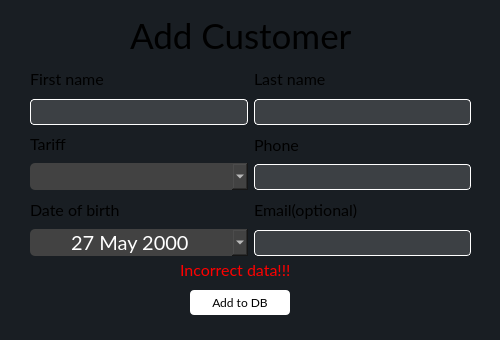
<?xml version="1.0" encoding="UTF-8"?>
<ui version="4.0">
 <class>InsertCustomerDialog</class>
 <widget class="QDialog" name="InsertCustomerDialog">
  <property name="geometry">
   <rect>
    <x>0</x>
    <y>0</y>
    <width>500</width>
    <height>340</height>
   </rect>
  </property>
  <property name="windowTitle">
   <string>Dialog</string>
  </property>
  <property name="styleSheet">
   <string notr="true">background-color:rgb(25, 30, 35);
font-family:Lato, Consolas;</string>
  </property>
  <property name="modal">
   <bool>true</bool>
  </property>
  <widget class="QLabel" name="header_label">
   <property name="geometry">
    <rect>
     <x>130</x>
     <y>10</y>
     <width>240</width>
     <height>50</height>
    </rect>
   </property>
   <property name="font">
    <font>
     <family>Lato</family>
     <pointsize>26</pointsize>
    </font>
   </property>
   <property name="text">
    <string>Add Customer</string>
   </property>
  </widget>
  <widget class="QPushButton" name="confirm_addition">
   <property name="geometry">
    <rect>
     <x>190</x>
     <y>290</y>
     <width>100</width>
     <height>25</height>
    </rect>
   </property>
   <property name="styleSheet">
    <string notr="true">QPushButton{
color:black;
background-color:white;
border:none;
border-radius:4px;
}
QPushButton:hover{
	background-color:rgb(200, 200, 200);
}</string>
   </property>
   <property name="text">
    <string>Add to DB</string>
   </property>
  </widget>
  <widget class="QLabel" name="incorrect_data_label">
   <property name="geometry">
    <rect>
     <x>180</x>
     <y>260</y>
     <width>121</width>
     <height>19</height>
    </rect>
   </property>
   <property name="styleSheet">
    <string notr="true">color:red;
font-family:Lato, Consolas;
font-size:16px;
background-color:transparent;
</string>
   </property>
   <property name="text">
    <string>Incorrect data!!!</string>
   </property>
  </widget>
  <widget class="QWidget" name="layoutWidget">
   <property name="geometry">
    <rect>
     <x>30</x>
     <y>65</y>
     <width>441</width>
     <height>191</height>
    </rect>
   </property>
   <layout class="QGridLayout" name="gridLayout">
    <item row="0" column="0">
     <layout class="QVBoxLayout" name="verticalLayout_4">
      <item>
       <widget class="QLabel" name="fname_label">
        <property name="font">
         <font>
          <family>Lato</family>
          <pointsize>12</pointsize>
         </font>
        </property>
        <property name="text">
         <string>First name</string>
        </property>
       </widget>
      </item>
      <item>
       <widget class="QLineEdit" name="first_name_lineEdit">
        <property name="styleSheet">
         <string notr="true">background-color:rgba(200, 200, 200, 0.2);
color:white;
font-family:Lato, Consolas;
font-size:18px;
border-radius:4px;
border:1px solid white;</string>
        </property>
       </widget>
      </item>
     </layout>
    </item>
    <item row="0" column="1">
     <layout class="QVBoxLayout" name="verticalLayout_3">
      <item>
       <widget class="QLabel" name="lname_label">
        <property name="font">
         <font>
          <family>Lato</family>
          <pointsize>12</pointsize>
         </font>
        </property>
        <property name="text">
         <string>Last name</string>
        </property>
       </widget>
      </item>
      <item>
       <widget class="QLineEdit" name="last_name_lineEdit">
        <property name="styleSheet">
         <string notr="true">background-color:rgba(200, 200, 200, 0.2);
color:white;
font-family:Lato, Consolas;
font-size:18px;
border-radius:4px;
border:1px solid white;</string>
        </property>
       </widget>
      </item>
     </layout>
    </item>
    <item row="1" column="0">
     <layout class="QVBoxLayout" name="verticalLayout_5">
      <item>
       <widget class="QLabel" name="tariff_label">
        <property name="font">
         <font>
          <family>Lato</family>
          <pointsize>12</pointsize>
         </font>
        </property>
        <property name="text">
         <string>Tariff</string>
        </property>
       </widget>
      </item>
      <item>
       <widget class="QComboBox" name="tariff_comboBox">
        <property name="styleSheet">
         <string notr="true">background-color:#424242;
border:none;
font-size:20px;
color:white;
padding-left:6px;
border-radius:5px;</string>
        </property>
       </widget>
      </item>
     </layout>
    </item>
    <item row="1" column="1">
     <layout class="QVBoxLayout" name="verticalLayout_2">
      <item>
       <widget class="QLabel" name="phone_label">
        <property name="font">
         <font>
          <family>Lato</family>
          <pointsize>12</pointsize>
         </font>
        </property>
        <property name="text">
         <string>Phone</string>
        </property>
       </widget>
      </item>
      <item>
       <widget class="QLineEdit" name="phone_lineEdit">
        <property name="styleSheet">
         <string notr="true">background-color:rgba(200, 200, 200, 0.2);
color:white;
font-family:Lato, Consolas;
font-size:18px;
border-radius:4px;
border:1px solid white;</string>
        </property>
       </widget>
      </item>
     </layout>
    </item>
    <item row="2" column="0">
     <layout class="QVBoxLayout" name="verticalLayout_6">
      <item>
       <widget class="QLabel" name="email_label_2">
        <property name="font">
         <font>
          <family>Lato</family>
          <pointsize>12</pointsize>
         </font>
        </property>
        <property name="text">
         <string>Date of birth</string>
        </property>
       </widget>
      </item>
      <item>
       <widget class="QDateEdit" name="bday_dateEdit">
        <property name="styleSheet">
         <string notr="true">background-color:#424242;
border:none;
font-size:20px;
color:white;
border-radius:5px;</string>
        </property>
        <property name="alignment">
         <set>Qt::AlignmentFlag::AlignCenter</set>
        </property>
        <property name="calendarPopup">
         <bool>true</bool>
        </property>
        <property name="timeSpec">
         <enum>Qt::TimeSpec::UTC</enum>
        </property>
        <property name="date">
         <date>
          <year>2000</year>
          <month>5</month>
          <day>27</day>
         </date>
        </property>
       </widget>
      </item>
     </layout>
    </item>
    <item row="2" column="1">
     <layout class="QVBoxLayout" name="verticalLayout">
      <item>
       <widget class="QLabel" name="email_label">
        <property name="font">
         <font>
          <family>Lato</family>
          <pointsize>12</pointsize>
         </font>
        </property>
        <property name="text">
         <string>Email(optional)</string>
        </property>
       </widget>
      </item>
      <item>
       <widget class="QLineEdit" name="email_lineEdit">
        <property name="styleSheet">
         <string notr="true">background-color:rgba(200, 200, 200, 0.2);
color:white;
font-family:Lato, Consolas;
font-size:18px;
border-radius:4px;
border:1px solid white;</string>
        </property>
       </widget>
      </item>
     </layout>
    </item>
   </layout>
  </widget>
 </widget>
 <resources/>
 <connections/>
</ui>
